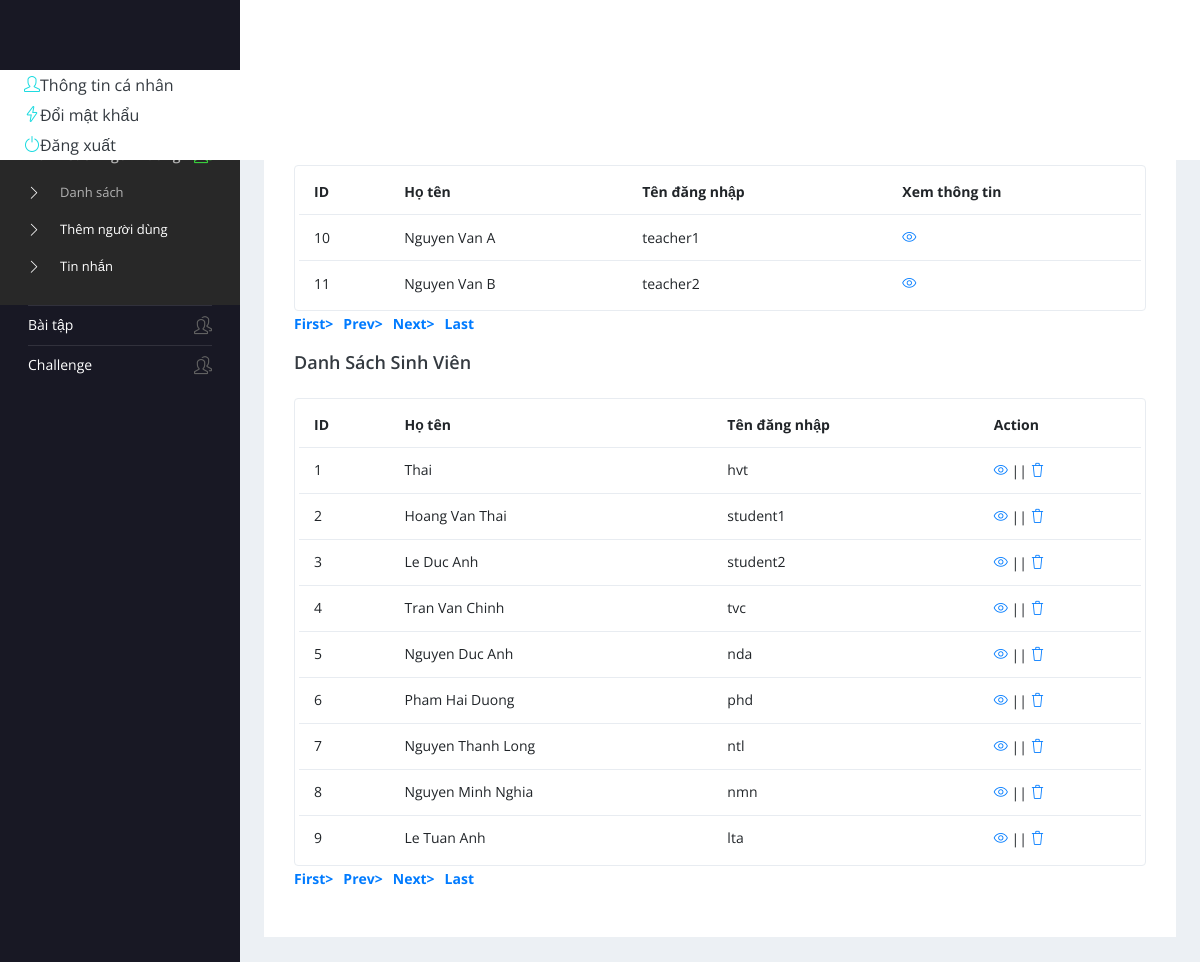
Page /teacher/users-list.php (signed in) on the committed database.
### tables this page shows
CREATE TABLE nguoidung(
    id int AUTO_INCREMENT PRIMARY KEY,
    tendangnhap varchar(50),
    hoten varchar(50),
    matkhau varchar(50),
    email varchar(50),
    sodienthoai varchar(50),
    role varchar(50),
    Image varchar(100)
);

### teacher/users-list.php (the view, shortened to what this page needs)
<?php
include('../includes/dbconnection.php');
if (strlen($_SESSION['id'])==0){
    header("Location: logout.php");
} else {
?>
<!DOCTYPE html>
<html lang="en">
    <head>
        <link rel="stylesheet" href="vendors/simple-line-icons/css/simple-line-icons.css">
        <link rel="stylesheet" href="vendors/flag-icon-css/css/flag-icon.min.css">
        <link rel="stylesheet" href="vendors/css/vendor.bundle.base.css">
        <link rel="stylesheet" href="./css/style.css">
    </head>
    <body>
        <div class="container-scroller">
            <?php include_once('includes/header.php'); ?>
            <div class="container-fluid page-body-wrapper">
                <?php include_once('includes/sidebar.php');?>
                <div class="main-panel">
                    <div class="content-wrapper">
                        <div class="page-header">
                            <h3 class="page-title">Danh sách người dùng trên hệ thống</h3>
                        </div>
                        <div class="row">
                            <div class="col-md-12 grid-margin stretch-card">
                                <div class="card">
                                    <div class="card-body">
                                        <div class="d-sm-flex align-items-center mb-4">
                                            <h4 class="card-title mb-sm-0">Danh sách giáo viên</h4>
                                        </div>
                                        <div class="table-responsive border rounded p-1">
                                            <table class="table">
                                                <thead>
                                                    <tr>
                                                        <th class="font-weight-bold">ID</th>
                                                        <th class="font-weight-bold">Họ tên</th>
                                                        <th class="font-weight-bold">Tên đăng nhập</th>
                                                        <th class="font-weight-bold">Xem thông tin</th>
                                                    </tr>
                                                </thead>
                                                <tbody>
                                                    <?php
                                                    if (isset($_GET['pageno'])){
                                                        $pageno = $_GET['pageno'];
                                                    } else {
                                                        $pageno = 1;
                                                    }
                                                    $no_of_records_per_page = 15;
                                                    $offset = ($pageno-1) * $no_of_records_per_page;
                                                    $ret = "SELECT id FROM nguoidung WHERE role='giaovien'";
                                                    $query1 = $dbh->prepare($ret);
                                                    $query1->execute();
                                                    $total_rows=$query1->rowCount();
                                                    $total_pages=ceil($total_rows/$no_of_records_per_page);
                                                    $sql ="SELECT * FROM nguoidung WHERE role='giaovien' LIMIT $offset,$no_of_records_per_page";
                                                    $query=$dbh->prepare($sql);
                                                    $query->execute();
                                                    $results=$query->fetchAll(PDO::FETCH_OBJ);
                                                    if ($query->rowCount()>0){
                                                        foreach ($results as $row) {    ?>
                                                            <tr>
                                                                <td><?php  echo htmlentities($row->id);?></td>
                                                                <td><?php  echo htmlentities($row->hoten);?></td>
                                                                <td><?php  echo htmlentities($row->tendangnhap);?></td>
                                                                <td>
                                                                    <div><a href="users-info.php?id=<?php echo htmlentities($row->id);?>"><i class="icon-eye"></i></a>
                                                                    </div>
                                                                </td>
                                                            </tr><?php
                                                        }
                                                    }   ?>
                                                </tbody>
                                            </table>
                                        </div>
                                        <div align="left">
                                            <ul class="pagination">
                                                <li><a href="?pageno=1"><strong>First></strong></a></li>
                                                <li class="<?php if($pageno <= 1){ echo 'disabled'; } ?>">
                                                    <a href="<?php if($pageno <= 1){ echo '#'; } else { echo "?pageno=".($pageno - 1); } ?>"><strong style="padding-left: 10px">Prev></strong></a>
                                                </li>
                                                <li class="<?php if($pageno >= $total_pages){ echo 'disabled'; } ?>">
                                                    <a href="<?php if($pageno >= $total_pages){ echo '#'; } else { echo "?pageno=".($pageno + 1); } ?>"><strong style="padding-left: 10px">Next></strong></a>
                                                </li>
                                                <li><a href="?pageno=<?php echo $total_pages; ?>"><strong style="padding-left: 10px">Last</strong></a></li>
                                            </ul>
                                        </div>
                                        <div class="d-sm-flex align-items-center mb-4">
                                            <h4 class="card-title mb-sm-0">Danh sách sinh viên</h4>
                                        </div>
                                        <div class="table-responsive border rounded p-1">
                                            <table class="table">
                                                <thead>
                                                    <tr>
                                                        <th class="font-weight-bold">ID</th>
                                                        <th class="font-weight-bold">Họ tên</th>
                                                        <th class="font-weight-bold">Tên đăng nhập</th>
                                                        <th class="font-weight-bold">Action</th>
                                                    </tr>
                                                </thead>
                                                <tbody>
                                                    <?php
                                                    if (isset($_GET['pageno'])){
                                                        $pageno = $_GET['pageno'];
                                                    } else {
                                                        $pageno = 1;
                                                    }
                                                    $no_of_records_per_page = 15;
                                                    $offset = ($pageno-1) * $no_of_records_per_page;
                                                    $ret = "SELECT id FROM nguoidung WHERE role='sinhvien'";
                                                    $query1 = $dbh->prepare($ret);
                                                    $query1->execute();
                                                    $total_rows=$query1->rowCount();
                                                    $total_pages=ceil($total_rows/$no_of_records_per_page);
                                                    $sql ="SELECT * FROM nguoidung WHERE role='sinhvien' LIMIT $offset,$no_of_records_per_page";
                                                    $query=$dbh->prepare($sql);
                                                    $query->execute();
                                                    $results=$query->fetchAll(PDO::FETCH_OBJ);
                                                    if ($query->rowCount()>0){
                                                        foreach ($results as $row) {    ?>
                                                            <tr>
                                                                <td><?php  echo htmlentities($row->id);?></td>
                                                                <td><?php  echo htmlentities($row->hoten);?></td>
                                                                <td><?php  echo htmlentities($row->tendangnhap);?></td>
                                                                <td>
                                                                    <div><a href="edit-students.php?editid=<?php echo htmlentities($row->id);?>"><i class="icon-eye"></i></a>
                                                                        || <a href="delete-students.php?delid=<?php echo ($row->id);?>" onclick="return confirm('Do you really want to Delete ?');"> <i class="icon-trash"></i></a>
                                                                    </div>
                                                                </td>
                                                            </tr><?php
                                                        }
                                                    }   ?>
                                                </tbody>
                                            </table>
                                        </div>
                                        <div align="left">
                                            <ul class="pagination">
                                                <li><a href="?pageno=1"><strong>First></strong></a></li>
                                                <li class="<?php if($pageno <= 1){ echo 'disabled'; } ?>">
                                                    <a href="<?php if($pageno <= 1){ echo '#'; } else { echo "?pageno=".($pageno - 1); } ?>"><strong style="padding-left: 10px">Prev></strong></a>
                                                </li>
                                                <li class="<?php if($pageno >= $total_pages){ echo 'disabled'; } ?>">
                                                    <a href="<?php if($pageno >= $total_pages){ echo '#'; } else { echo "?pageno=".($pageno + 1); } ?>"><strong style="padding-left: 10px">Next></strong></a>
                                                </li>
                                                <li><a href="?pageno=<?php echo $total_pages; ?>"><strong style="padding-left: 10px">Last</strong></a></li>
                                            </ul>
                                        </div>
                                    </div>
                                </div>
                            </div>
                        </div>
                    </div>
                </div>
            </div>
    </body>
</html>
<?php } ?>

### rows in the picture
nguoidung: id "10", hoten "Nguyen Van A", tendangnhap "teacher1"
nguoidung: id "11", hoten "Nguyen Van B", tendangnhap "teacher2"
nguoidung: id "1", hoten "Thai", tendangnhap "hvt"
nguoidung: id "2", hoten "Hoang Van Thai", tendangnhap "student1"
nguoidung: id "3", hoten "Le Duc Anh", tendangnhap "student2"
nguoidung: id "4", hoten "Tran Van Chinh", tendangnhap "tvc"
nguoidung: id "5", hoten "Nguyen Duc Anh", tendangnhap "nda"
nguoidung: id "6", hoten "Pham Hai Duong", tendangnhap "phd"
nguoidung: id "7", hoten "Nguyen Thanh Long", tendangnhap "ntl"
nguoidung: id "8", hoten "Nguyen Minh Nghia", tendangnhap "nmn"
nguoidung: id "9", hoten "Le Tuan Anh", tendangnhap "lta"
